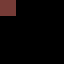

Rendered tile map (Tiled .tmx) drawn with the repository's tilesets; below, a short description and the full map source, tile grids included:
An orthogonal 4x4 tile map with 16x16 px tiles, 1 tile layer (bg) and 1 object.

<map version="1.10" tiledversion="1.10.2" orientation="orthogonal" renderorder="right-down" width="4" height="4" tilewidth="16" tileheight="16" infinite="0" nextlayerid="3" nextobjectid="2">
 <tileset firstgid="1" source="anim_tiles.tsx" />
 <layer id="1" name="bg" width="4" height="4">
  <data encoding="csv">
1,0,0,0,
0,0,0,0,
0,0,0,0,
0,0,0,0
</data>
 </layer>
 <objectgroup id="2" name="objects">
  <object id="1" gid="53" x="16" y="32" width="16" height="16" />
 </objectgroup>
</map>
